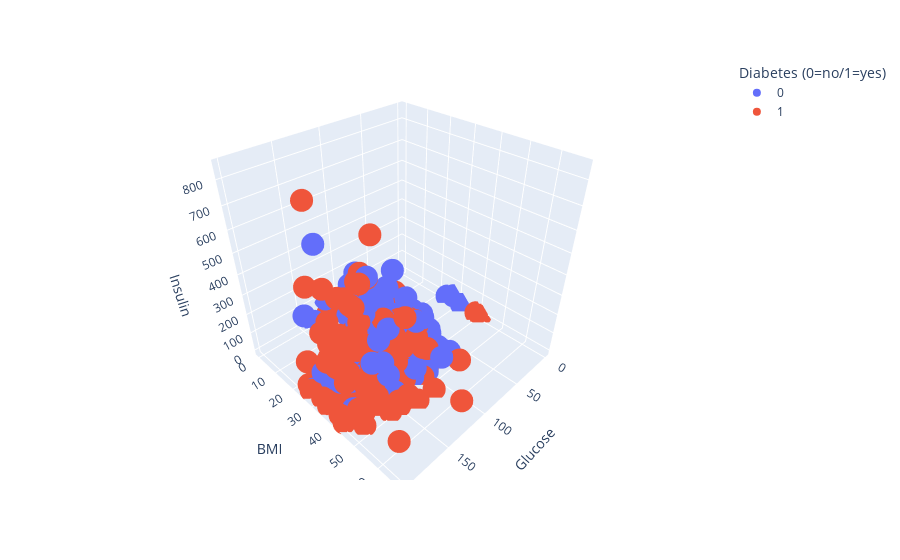

Notebook source saved alongside this figure:
### Markdown cell above
<div class="alert alert-block alert-info">
<b>Task 3:</b>
<br> 
    Using the plot above and the very first example in the notebook - change the plot above to a 3D plot that plots the following:
    <ul>
        <li>x - Glucose</li>
        <li>y - Body Mass Index (BMI)</li>
        <li>z - Insulin</li>
    </ul>
    For the two classes (represented with different colours).
</div>

### Code cell
fig = px.scatter_3d(diabetes_data, x='Glucose', y=diabetes_data['BMI'], z='Insulin', color='Class',
                    labels={
                        "x": "Glucose",
                        "y": "Body Mass Index (BMI)",
                        "z": "Insulin",
                        "Class": "Diabetes (0=no/1=yes)"
                    })
fig.show()

### Figure 1 — Plotly figure (JSON) as saved in the notebook; plotly's stock layout.template omitted (floating-point values rounded to 4 significant figures; data arrays with more than 128 entries replaced by an {"elided": "..."} marker saying what was removed)
{"data": [{"hovertemplate": "Diabetes (0=no/1=yes)=0<br>Glucose=%{x}<br>BMI=%{y}<br>Insulin=%{z}<extra></extra>", "legendgroup": "0", "marker": {"color": "#636efa", "symbol": "circle"}, "mode": "markers", "name": "0", "scene": "scene", "showlegend": true, "type": "scatter3d", "x": {"elided": "500 int values"}, "y": {"elided": "500 float values"}, "z": {"elided": "500 int values"}}, {"hovertemplate": "Diabetes (0=no/1=yes)=1<br>Glucose=%{x}<br>BMI=%{y}<br>Insulin=%{z}<extra></extra>", "legendgroup": "1", "marker": {"color": "#EF553B", "symbol": "circle"}, "mode": "markers", "name": "1", "scene": "scene", "showlegend": true, "type": "scatter3d", "x": {"elided": "267 int values"}, "y": {"elided": "267 float values"}, "z": {"elided": "267 int values"}}], "layout": {"legend": {"title": {"text": "Diabetes (0=no/1=yes)"}, "tracegroupgap": 0}, "margin": {"t": 60}, "scene": {"domain": {"x": [0, 1], "y": [0, 1]}, "xaxis": {"title": {"text": "Glucose"}}, "yaxis": {"title": {"text": "BMI"}}, "zaxis": {"title": {"text": "Insulin"}}}}}
